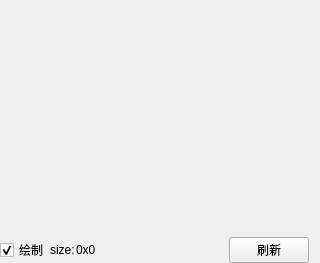
<?xml version="1.0" encoding="UTF-8"?>
<ui version="4.0">
 <class>OriginWidget</class>
 <widget class="QWidget" name="OriginWidget">
  <property name="geometry">
   <rect>
    <x>0</x>
    <y>0</y>
    <width>320</width>
    <height>263</height>
   </rect>
  </property>
  <property name="windowTitle">
   <string>OriginWidget</string>
  </property>
  <layout class="QVBoxLayout" name="verticalLayout">
   <property name="spacing">
    <number>0</number>
   </property>
   <property name="leftMargin">
    <number>0</number>
   </property>
   <property name="topMargin">
    <number>0</number>
   </property>
   <property name="rightMargin">
    <number>0</number>
   </property>
   <property name="bottomMargin">
    <number>0</number>
   </property>
   <item>
    <widget class="QScrollArea" name="scrollArea">
     <property name="frameShape">
      <enum>QFrame::NoFrame</enum>
     </property>
     <property name="widgetResizable">
      <bool>true</bool>
     </property>
     <widget class="QWidget" name="scrollAreaWidgetContents">
      <property name="geometry">
       <rect>
        <x>0</x>
        <y>0</y>
        <width>320</width>
        <height>240</height>
       </rect>
      </property>
      <layout class="QVBoxLayout" name="verticalLayout_2">
       <property name="leftMargin">
        <number>0</number>
       </property>
       <property name="topMargin">
        <number>0</number>
       </property>
       <property name="rightMargin">
        <number>0</number>
       </property>
       <property name="bottomMargin">
        <number>0</number>
       </property>
       <item>
        <widget class="QLabel" name="labelImage"/>
       </item>
      </layout>
     </widget>
    </widget>
   </item>
   <item>
    <widget class="QWidget" name="widget" native="true">
     <layout class="QHBoxLayout" name="horizontalLayout">
      <property name="spacing">
       <number>1</number>
      </property>
      <property name="leftMargin">
       <number>0</number>
      </property>
      <property name="topMargin">
       <number>0</number>
      </property>
      <property name="bottomMargin">
       <number>0</number>
      </property>
      <item>
       <widget class="QCheckBox" name="checkBoxRender">
        <property name="text">
         <string>绘制</string>
        </property>
        <property name="checked">
         <bool>true</bool>
        </property>
       </widget>
      </item>
      <item>
       <widget class="QLabel" name="label">
        <property name="text">
         <string>size:</string>
        </property>
       </widget>
      </item>
      <item>
       <widget class="QLabel" name="labelSize">
        <property name="text">
         <string>0x0</string>
        </property>
       </widget>
      </item>
      <item>
       <spacer name="horizontalSpacer">
        <property name="orientation">
         <enum>Qt::Horizontal</enum>
        </property>
        <property name="sizeHint" stdset="0">
         <size>
          <width>40</width>
          <height>20</height>
         </size>
        </property>
       </spacer>
      </item>
      <item>
       <widget class="QPushButton" name="pushButtonRefresh">
        <property name="text">
         <string>刷新</string>
        </property>
       </widget>
      </item>
     </layout>
    </widget>
   </item>
  </layout>
 </widget>
 <layoutdefault spacing="6" margin="11"/>
 <resources/>
 <connections/>
</ui>
